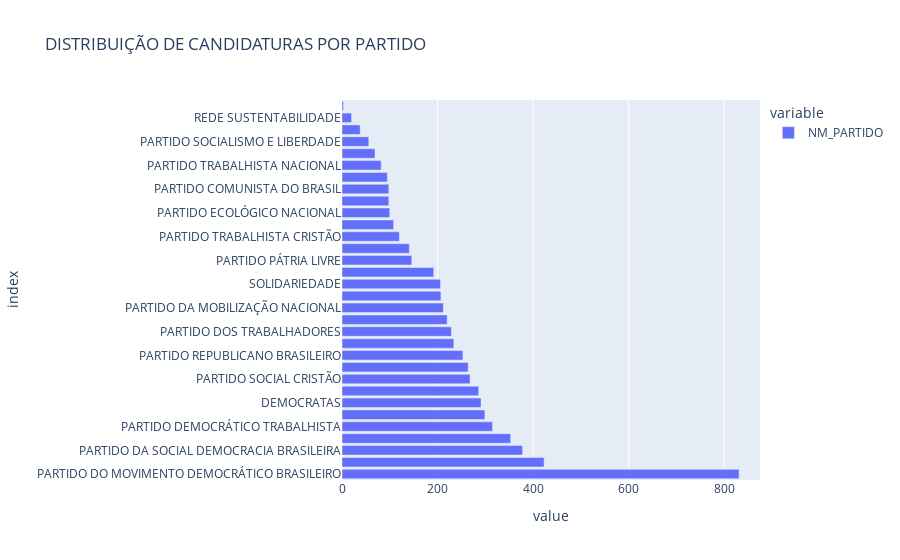

Notebook code for this chart:
### Code cell
consulta_Vereador_2016['NM_PARTIDO'].value_counts().plot(kind='barh', title='DISTRIBUIÇÃO DE CANDIDATURAS POR PARTIDO')

### Figure 1 — Plotly figure (JSON) as saved in the notebook; plotly's stock layout.template omitted (floating-point values rounded to 4 significant figures)
{"data": [{"alignmentgroup": "True", "hovertemplate": "variable=NM_PARTIDO<br>value=%{x}<br>index=%{y}<extra></extra>", "legendgroup": "NM_PARTIDO", "marker": {"color": "#636efa", "pattern": {"shape": ""}}, "name": "NM_PARTIDO", "offsetgroup": "NM_PARTIDO", "orientation": "h", "showlegend": true, "textposition": "auto", "type": "bar", "x": [831, 423, 378, 353, 315, 299, 291, 286, 268, 264, 253, 234, 229, 220, 212, 207, 206, 192, 146, 141, 120, 108, 100, 98, 98, 95, 82, 69, 56, 38, 20, 3], "xaxis": "x", "y": ["PARTIDO DO MOVIMENTO DEMOCRÁTICO BRASILEIRO", "PARTIDO PROGRESSISTA", "PARTIDO DA SOCIAL DEMOCRACIA BRASILEIRA", "PARTIDO SOCIAL DEMOCRÁTICO", "PARTIDO DEMOCRÁTICO TRABALHISTA", "PARTIDO SOCIALISTA BRASILEIRO", "DEMOCRATAS", "PARTIDO POPULAR SOCIALISTA", "PARTIDO SOCIAL CRISTÃO", "PARTIDO REPUBLICANO PROGRESSISTA", "PARTIDO REPUBLICANO BRASILEIRO", "PARTIDO SOCIAL LIBERAL", "PARTIDO DOS TRABALHADORES", "PARTIDO HUMANISTA DA SOLIDARIEDADE", "PARTIDO DA MOBILIZAÇÃO NACIONAL", "PARTIDO DA REPÚBLICA", "SOLIDARIEDADE", "PARTIDO RENOVADOR TRABALHISTA BRASILEIRO", "PARTIDO PÁTRIA LIVRE", "PARTIDO VERDE", "PARTIDO TRABALHISTA CRISTÃO", "PARTIDO SOCIAL DEMOCRATA CRISTÃO", "PARTIDO ECOLÓGICO NACIONAL", "PARTIDO REPUBLICANO DA ORDEM SOCIAL", "PARTIDO COMUNISTA DO BRASIL", "PARTIDO TRABALHISTA DO BRASIL", "PARTIDO TRABALHISTA NACIONAL", "PARTIDO TRABALHISTA BRASILEIRO", "PARTIDO SOCIALISMO E LIBERDADE", "PARTIDO DA MULHER BRASILEIRA", "REDE SUSTENTABILIDADE", "PARTIDO SOCIALISTA DOS TRABALHADORES UNIFICADO"], "yaxis": "y"}], "layout": {"barmode": "relative", "legend": {"title": {"text": "variable"}, "tracegroupgap": 0}, "title": {"text": "DISTRIBUIÇÃO DE CANDIDATURAS POR PARTIDO"}, "xaxis": {"anchor": "y", "domain": [0, 1], "title": {"text": "value"}}, "yaxis": {"anchor": "x", "domain": [0, 1], "title": {"text": "index"}}}}
